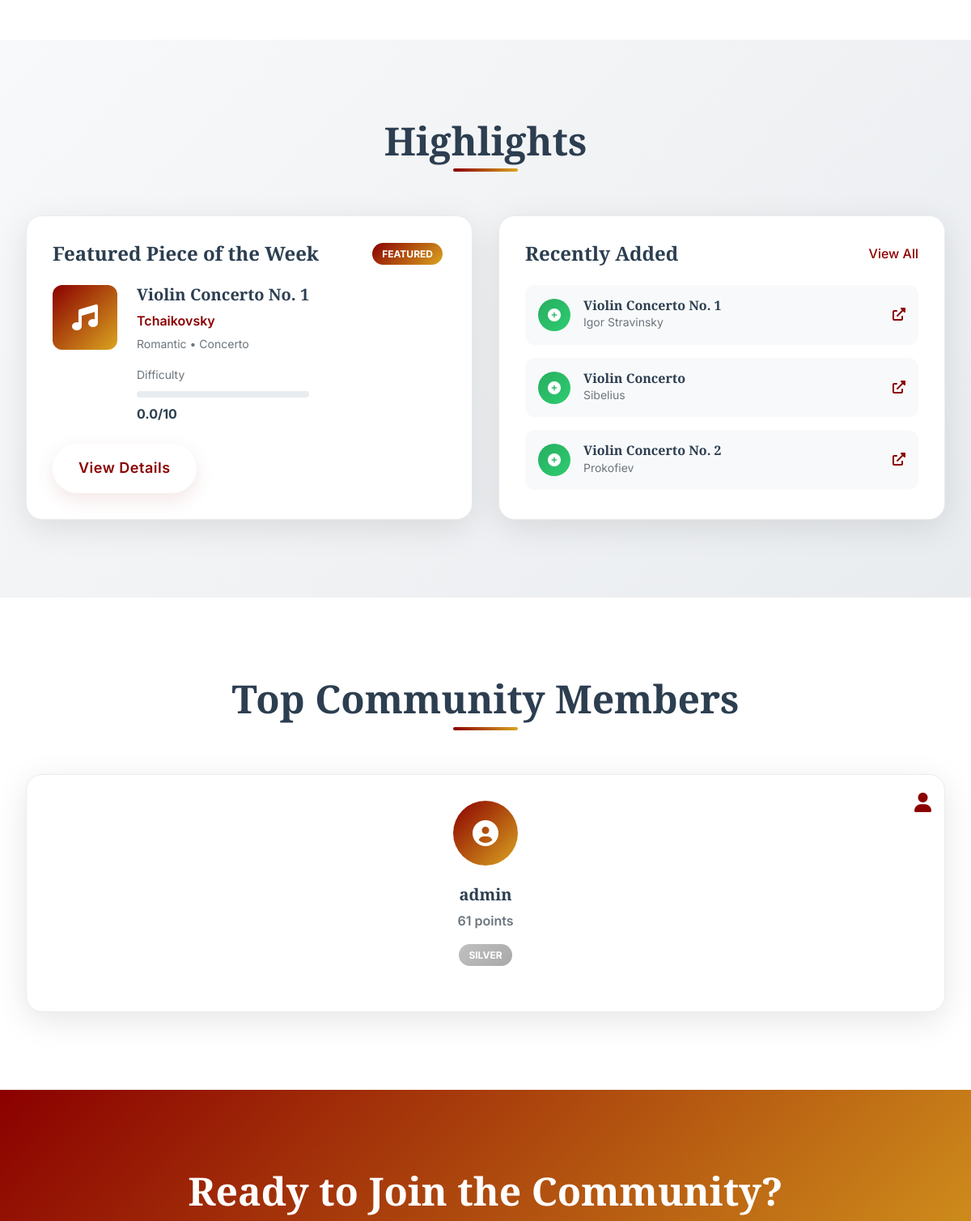
Before: / (middle part) with the older database file.
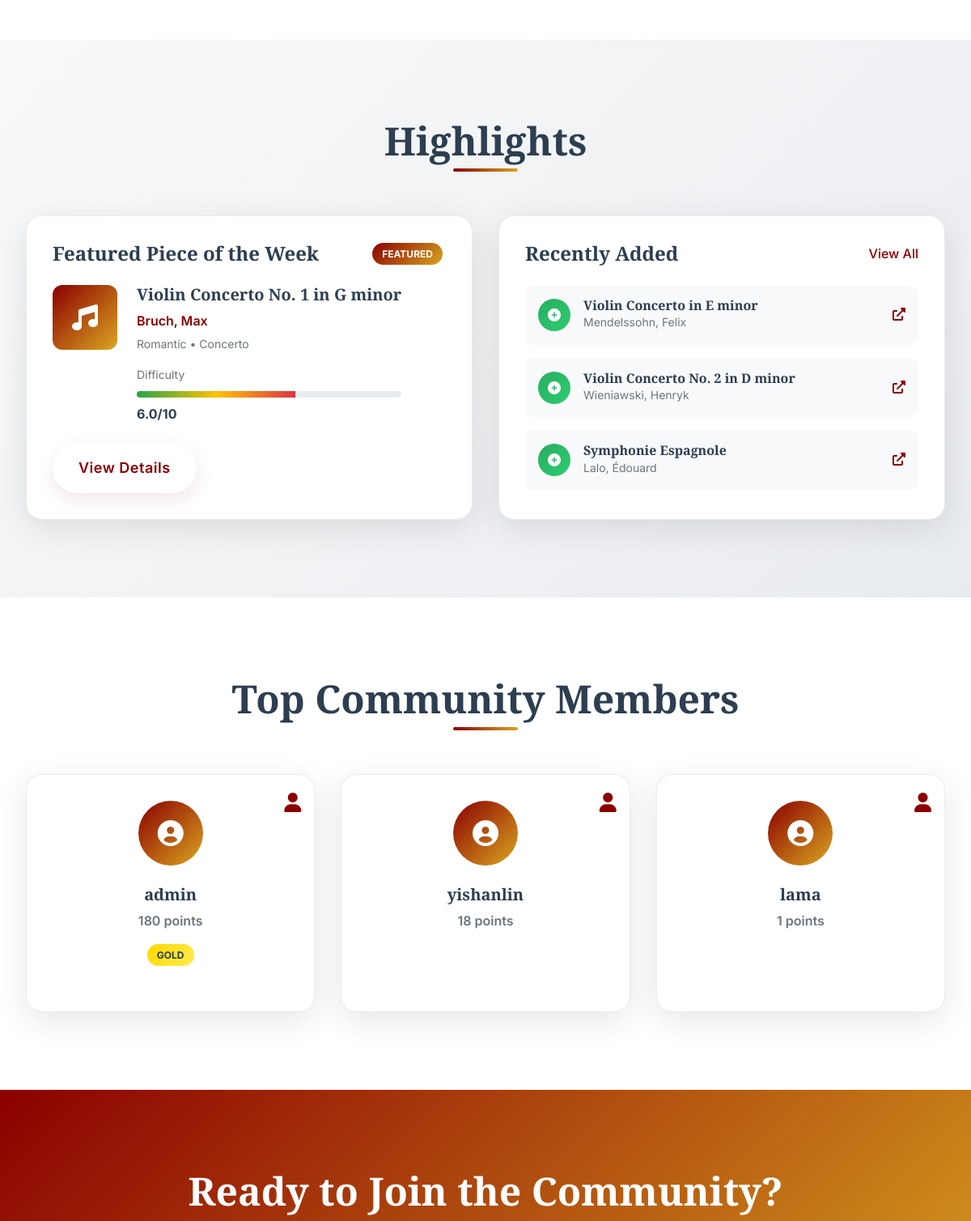
After: the same page with the newer database file.
### app.py (models this page shows)
class Piece(db.Model):
    id = db.Column(db.Integer, primary_key=True)
    title = db.Column(db.String(200), nullable=False)
    composer = db.Column(db.String(100), nullable=False)
    era = db.Column(db.String(50), nullable=False)
    genre = db.Column(db.String(100), nullable=False)
    opus = db.Column(db.String(100))
    length = db.Column(db.String(50))
    cover_image = db.Column(db.String(200))
    recording_link = db.Column(db.String(500))
    performance_links = db.Column(db.Text)  # JSON string
    technical_tags = db.Column(db.Text)  # JSON string
    difficulty_avg = db.Column(db.Float, default=0.0)
    total_ratings = db.Column(db.Integer, default=0)
    submitter_id = db.Column(db.Integer, db.ForeignKey('user.id'))
    is_approved = db.Column(db.Boolean, default=False)
    date_added = db.Column(db.DateTime, default=datetime.utcnow)
    description = db.Column(db.Text)
    ratings = db.relationship('Rating', backref='piece', lazy=True)
    comments = db.relationship('Comment', backref='piece', lazy=True)
    favorites = db.relationship('Favorite', backref='piece', lazy=True)

class User(UserMixin, db.Model):
    id = db.Column(db.Integer, primary_key=True)
    username = db.Column(db.String(80), unique=True, nullable=False)
    email = db.Column(db.String(120), unique=True, nullable=False)
    password_hash = db.Column(db.String(120), nullable=False)
    bio = db.Column(db.Text)
    avatar = db.Column(db.String(200))
    country = db.Column(db.String(100))
    currently_practicing = db.Column(db.String(200))
    join_date = db.Column(db.DateTime, default=datetime.utcnow)
    contribution_score = db.Column(db.Integer, default=0)
    forum_score = db.Column(db.Integer, default=0)
    ratings = db.relationship('Rating', backref='user', lazy=True)
    comments = db.relationship('Comment', backref='user', lazy=True)
    submissions = db.relationship('Piece', backref='submitter', lazy=True)
    sent_messages = db.relationship('Message', foreign_keys='Message.sender_id', backref='sender', lazy=True)
    received_messages = db.relationship('Message', foreign_keys='Message.recipient_id', backref='recipient', lazy=True)
    favorites = db.relationship('Favorite', backref='user', lazy=True)

### app.py (the view)
@app.route('/')
def index():
    featured_piece = Piece.query.filter_by(is_approved=True).first()
    recent_pieces = Piece.query.filter_by(is_approved=True).order_by(Piece.date_added.desc()).limit(3).all()
    top_users = User.query.order_by(User.contribution_score.desc()).limit(5).all()
    return render_template('index.html',
                         featured_piece=featured_piece,
                         recent_pieces=recent_pieces,
                         top_users=top_users)

### templates/index.html (shortened to what this page needs)
{% extends "base.html" %}
{% block content %}
<section class="quick-access">
</section>
<section class="highlights">
    <div class="container">
        <h2 class="section-title">Highlights</h2>
        <div class="highlights-grid">
            <div class="highlight-card featured-piece" data-aos="fade-right">
                <div class="highlight-header">
                    <h3>Featured Piece of the Week</h3>
                    <div class="badge">Featured</div>
                </div>
                {% if featured_piece %}
                <div class="piece-preview">
                    <div class="piece-cover">
                        <i class="fas fa-music"></i>
                    </div>
                    <div class="piece-info">
                        <h4>{{ featured_piece.title }}</h4>
                        <p class="composer">{{ featured_piece.composer }}</p>
                        <p class="era">{{ featured_piece.era }} • {{ featured_piece.genre }}</p>
                        <div class="difficulty-meter">
                            <div class="difficulty-label">Difficulty</div>
                            <div class="difficulty-bar">
                                <div class="difficulty-fill" style="width: {{ (featured_piece.difficulty_avg / 10) * 100 }}%"></div>
                            </div>
                            <span class="difficulty-score">{{ "%.1f"|format(featured_piece.difficulty_avg) }}/10</span>
                        </div>
                    </div>
                </div>
                <a href="{{ url_for('piece_detail', piece_id=featured_piece.id) }}" class="btn btn-outline">View Details</a>
                {% endif %}
            </div>
            <div class="highlight-card recent-additions" data-aos="fade-left">
                <div class="highlight-header">
                    <h3>Recently Added</h3>
                    <a href="{{ url_for('library') }}" class="view-all">View All</a>
                </div>
                <div class="recent-list">
                    {% for piece in recent_pieces[:3] %}
                    <div class="recent-item">
                        <div class="recent-icon">
                            <i class="fas fa-plus-circle"></i>
                        </div>
                        <div class="recent-info">
                            <h5>{{ piece.title }}</h5>
                            <p>{{ piece.composer }}</p>
                        </div>
                        <a href="{{ url_for('piece_detail', piece_id=piece.id) }}" class="recent-link">
                            <i class="fas fa-external-link-alt"></i>
                        </a>
                    </div>
                    {% endfor %}
                </div>
            </div>
        </div>
    </div>
</section>
<section class="top-performers">
    <div class="container">
        <h2 class="section-title">Top Community Members</h2>
        <div class="performers-grid">
            {% for user in top_users %}
            <div class="performer-card" data-aos="zoom-in" data-aos-delay="{{ loop.index * 100 }}">
                <div class="performer-avatar">
                    <i class="fas fa-user-circle"></i>
                </div>
                <div class="performer-info">
                    <h4>{{ user.username }}</h4>
                    <p class="performer-score">{{ user.contribution_score }} points</p>
                    <div class="performer-badges">
                        {% if user.contribution_score >= 100 %}
                            <span class="badge gold">Gold</span>
                        {% elif user.contribution_score >= 50 %}
                            <span class="badge silver">Silver</span>
                        {% elif user.contribution_score >= 20 %}
                            <span class="badge bronze">Bronze</span>
                        {% endif %}
                    </div>
                </div>
                <a href="{{ url_for('profile', username=user.username) }}" class="performer-link">
                    <i class="fas fa-user"></i>
                </a>
            </div>
            {% endfor %}
        </div>
    </div>
</section>
<section class="cta-section">
    <div class="container">
        <div class="cta-content" data-aos="fade-up">
            <h2>Ready to Join the Community?</h2>
        </div>
    </div>
</section>
{% endblock %}

### templates/base.html (shortened to what this page needs)
<!DOCTYPE html>
<html lang="en">
<head>
    <link rel="stylesheet" href="https://cdnjs.cloudflare.com/ajax/libs/font-awesome/6.0.0/css/all.min.css">
    <link rel="stylesheet" href="{{ url_for('static', filename='css/style.css') }}">
</head>
<body>
    <main class="main-content">
        {% block content %}{% endblock %}
    </main>
    <div class="floating-notes">
        <div class="note note-3">♩</div>
        <div class="note note-4">♬</div>
    </div>
</body>
</html>

### templates/index.html (style rules this page uses)
.btn { display: inline-flex; align-items: center; gap: 0.75rem; padding: 1rem 2rem; border: none; border-radius: 50px; font-size: 1.125rem; font-weight: 600; text-decoration: none; cursor: pointer; transition: all 0.3s ease; position: relative; overflow: hidden; }
.btn::before { content: ''; position: absolute; top: 0; left: -100%; width: 100%; height: 100%; background: linear-gradient(90deg, transparent, rgba(255, 255, 255, 0.2), transparent); transition: left 0.5s ease; }
.quick-access { padding: 6rem 0; background: white; }
.section-title { text-align: center; font-size: 3rem; color: #2c3e50; margin-bottom: 4rem; font-weight: 700; }
.highlights { padding: 6rem 0; background: linear-gradient(135deg, #f8f9fa, #e9ecef); }
.highlights-grid { display: grid; grid-template-columns: repeat(auto-fit, minmax(300px, 1fr)); gap: 2rem; max-width: 1200px; margin: 0 auto; }
.highlight-card { background: white; border-radius: 20px; padding: 2rem; box-shadow: 0 10px 40px rgba(0, 0, 0, 0.1); transition: all 0.3s ease; border: 1px solid #e9ecef; }
.highlight-header { display: flex; align-items: center; gap: 1rem; margin-bottom: 1.5rem; }
.recent-item { display: flex; align-items: center; gap: 1rem; padding: 1rem; background: #f8f9fa; border-radius: 12px; transition: all 0.3s ease; }
.recent-icon { width: 40px; height: 40px; background: linear-gradient(135deg, #27ae60, #2ecc71); border-radius: 50%; display: flex; align-items: center; justify-content: center; color: white; font-size: 1rem; }
.recent-info h5 { margin: 0; color: #2c3e50; font-size: 1rem; }
.recent-info p { margin: 0; color: #6c757d; font-size: 0.875rem; }
.recent-link { margin-left: auto; color: #8B0000; text-decoration: none; transition: all 0.3s ease; }
.top-performers { padding: 6rem 0; background: white; }
.performers-grid { display: grid; grid-template-columns: repeat(auto-fit, minmax(250px, 1fr)); gap: 2rem; max-width: 1200px; margin: 0 auto; }
.performer-card { background: white; border-radius: 20px; padding: 2rem; text-align: center; box-shadow: 0 10px 40px rgba(0, 0, 0, 0.1); transition: all 0.3s ease; border: 1px solid #e9ecef; position: relative; }
.performer-avatar { width: 80px; height: 80px; background: linear-gradient(135deg, #8B0000, #DAA520); border-radius: 50%; display: flex; align-items: center; justify-content: center; margin: 0 auto 1.5rem; font-size: 2rem; color: white; }
.performer-info h4 { font-size: 1.25rem; color: #2c3e50; margin-bottom: 0.5rem; }
.performer-score { color: #6c757d; margin-bottom: 1rem; font-weight: 600; }
.performer-badges { margin-bottom: 1.5rem; }
.badge { display: inline-block; padding: 0.25rem 0.75rem; border-radius: 15px; font-size: 0.75rem; font-weight: 700; text-transform: uppercase; margin: 0 0.25rem; }
.badge.gold { background: linear-gradient(135deg, #ffd700, #ffed4e); color: #2c3e50; }
.performer-link { position: absolute; top: 1rem; right: 1rem; color: #8B0000; text-decoration: none; transition: all 0.3s ease; }
.cta-section { padding: 6rem 0; background: linear-gradient(135deg, #8B0000, #DAA520); color: white; text-align: center; }
.cta-content h2 { font-size: 3rem; margin-bottom: 1.5rem; font-weight: 700; }

Changed rows visible on the page:
removed Piece: title "Violin Concerto No. 1", composer "Igor Stravinsky"
no longer on this page (row edited): Piece: title "Violin Concerto", composer "Sibelius"
no longer on this page (row edited): Piece: title "Violin Concerto No. 2", composer "Prokofiev"
changed Piece "Romantic": title "Violin Concerto No. 1" → "Violin Concerto No. 1 in G minor"; composer "Tchaikovsky" → "Bruch, Max"; difficulty_avg "0.0" → "6.0"
added Piece: title "Violin Concerto in E minor", composer "Mendelssohn, Felix"
added Piece: title "Violin Concerto No. 2 in D minor", composer "Wieniawski, Henryk"
added Piece: title "Symphonie Espagnole", composer "Lalo, Édouard"
changed User "admin": contribution_score "61" → "180"; contribution_score "SILVER" → "GOLD"
added User: username "yishanlin", contribution_score "18"
added User: username "lama", contribution_score "1"
